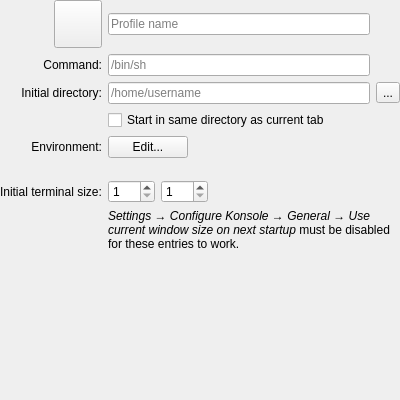
<?xml version="1.0" encoding="UTF-8"?>
<ui version="4.0">
 <class>EditProfileGeneralPage</class>
 <widget class="QWidget" name="EditProfileGeneralPage">
  <property name="geometry">
   <rect>
    <x>0</x>
    <y>0</y>
    <width>400</width>
    <height>400</height>
   </rect>
  </property>
  <layout class="QVBoxLayout" name="verticalLayout">
   <property name="spacing">
    <number>0</number>
   </property>
   <property name="leftMargin">
    <number>0</number>
   </property>
   <property name="topMargin">
    <number>0</number>
   </property>
   <property name="rightMargin">
    <number>0</number>
   </property>
   <property name="bottomMargin">
    <number>0</number>
   </property>
   <item>
    <layout class="QGridLayout">
     <property name="spacing">
      <number>6</number>
     </property>
     <item row="0" column="0" alignment="Qt::AlignRight">
      <widget class="QPushButton" name="iconSelectButton">
       <property name="sizePolicy">
        <sizepolicy hsizetype="Fixed" vsizetype="Fixed">
         <horstretch>0</horstretch>
         <verstretch>0</verstretch>
        </sizepolicy>
       </property>
       <property name="minimumSize">
        <size>
         <width>48</width>
         <height>48</height>
        </size>
       </property>
       <property name="baseSize">
        <size>
         <width>0</width>
         <height>0</height>
        </size>
       </property>
       <property name="toolTip">
        <string>Select the icon displayed on tabs using this profile</string>
       </property>
       <property name="text">
        <string />
       </property>
       <property name="iconSize">
        <size>
         <width>32</width>
         <height>32</height>
        </size>
       </property>
      </widget>
     </item>
     <item row="0" column="1">
      <widget class="QLineEdit" name="profileNameEdit">
       <property name="toolTip">
        <string>A descriptive name for the profile</string>
       </property>
       <property name="placeholderText">
        <string comment="@label:textbox">Profile name</string>
       </property>
      </widget>
     </item>
     <item row="1" column="0" alignment="Qt::AlignRight">
      <widget class="QLabel" name="label_3">
       <property name="sizePolicy">
        <sizepolicy hsizetype="Fixed" vsizetype="Preferred">
         <horstretch>0</horstretch>
         <verstretch>0</verstretch>
        </sizepolicy>
       </property>
       <property name="text">
        <string>Command:</string>
       </property>
       <property name="alignment">
        <set>Qt::AlignRight|Qt::AlignTrailing|Qt::AlignVCenter</set>
       </property>
       <property name="buddy">
        <cstring>commandEdit</cstring>
       </property>
      </widget>
     </item>
     <item row="1" column="1">
      <widget class="QLineEdit" name="commandEdit">
       <property name="toolTip">
        <string>The command to execute when new terminal sessions are created using this profile</string>
       </property>
       <property name="layoutDirection">
        <enum>Qt::LeftToRight</enum>
       </property>
       <property name="placeholderText">
        <string>/bin/sh</string>
       </property>
      </widget>
     </item>
     <item row="2" column="0" alignment="Qt::AlignRight">
      <widget class="QLabel" name="label_9">
       <property name="sizePolicy">
        <sizepolicy hsizetype="Fixed" vsizetype="Preferred">
         <horstretch>0</horstretch>
         <verstretch>0</verstretch>
        </sizepolicy>
       </property>
       <property name="text">
        <string>Initial directory:</string>
       </property>
       <property name="alignment">
        <set>Qt::AlignRight|Qt::AlignTrailing|Qt::AlignVCenter</set>
       </property>
       <property name="buddy">
        <cstring>initialDirEdit</cstring>
       </property>
      </widget>
     </item>
     <item row="2" column="1">
      <widget class="QLineEdit" name="initialDirEdit">
       <property name="toolTip">
        <string>The initial working directory for new terminal sessions using this profile</string>
       </property>
       <property name="layoutDirection">
        <enum>Qt::LeftToRight</enum>
       </property>
       <property name="placeholderText">
        <string>/home/username</string>
       </property>
      </widget>
     </item>
     <item row="2" column="2">
      <widget class="QToolButton" name="dirSelectButton">
       <property name="toolTip">
        <string>Choose the initial directory</string>
       </property>
       <property name="text">
        <string>...</string>
       </property>
      </widget>
     </item>
     <item row="3" column="1" colspan="2">
      <widget class="QCheckBox" name="startInSameDirButton">
       <property name="text">
        <string>Start in same directory as current tab</string>
       </property>
      </widget>
     </item>
     <item row="4" column="0" alignment="Qt::AlignRight">
      <widget class="QLabel" name="label_4">
       <property name="sizePolicy">
        <sizepolicy hsizetype="Fixed" vsizetype="Preferred">
         <horstretch>0</horstretch>
         <verstretch>0</verstretch>
        </sizepolicy>
       </property>
       <property name="text">
        <string>Environment:</string>
       </property>
       <property name="alignment">
        <set>Qt::AlignRight|Qt::AlignTrailing|Qt::AlignVCenter</set>
       </property>
       <property name="buddy">
        <cstring>environmentEditButton</cstring>
       </property>
      </widget>
     </item>
     <item row="4" column="1" colspan="2">
      <layout class="QHBoxLayout">
       <property name="spacing">
        <number>0</number>
       </property>
       <item>
        <widget class="QPushButton" name="environmentEditButton">
         <property name="toolTip">
          <string>Edit the list of environment variables and associated values</string>
         </property>
         <property name="text">
          <string>Edit...</string>
         </property>
        </widget>
       </item>
       <item>
        <spacer>
         <property name="orientation">
          <enum>Qt::Horizontal</enum>
         </property>
         <property name="sizeHint" stdset="0">
          <size>
           <width>40</width>
           <height>20</height>
          </size>
         </property>
        </spacer>
       </item>
      </layout>
     </item>
     <item row="5" column="1">
      <spacer>
       <property name="orientation">
        <enum>Qt::Vertical</enum>
       </property>
       <property name="sizeType">
        <enum>QSizePolicy::Fixed</enum>
       </property>
       <property name="sizeHint" stdset="0">
        <size>
         <width>20</width>
         <height>16</height>
        </size>
       </property>
      </spacer>
     </item>
     <item row="6" column="0" alignment="Qt::AlignRight">
      <widget class="QLabel" name="label_5">
       <property name="sizePolicy">
        <sizepolicy hsizetype="Fixed" vsizetype="Preferred">
         <horstretch>0</horstretch>
         <verstretch>0</verstretch>
        </sizepolicy>
       </property>
       <property name="text">
        <string>Initial terminal size:</string>
       </property>
       <property name="buddy">
        <cstring>terminalColumnsEntry</cstring>
       </property>
      </widget>
     </item>
     <item row="6" column="1" colspan="2">
      <layout class="QHBoxLayout">
       <property name="spacing">
        <number>0</number>
       </property>
       <item>
        <layout class="QHBoxLayout">
         <property name="spacing">
          <number>6</number>
         </property>
         <item>
          <widget class="KPluralHandlingSpinBox" name="terminalColumnsEntry">
           <property name="sizePolicy">
            <sizepolicy hsizetype="Fixed" vsizetype="Fixed">
             <horstretch>0</horstretch>
             <verstretch>0</verstretch>
            </sizepolicy>
           </property>
           <property name="minimum">
            <number>1</number>
           </property>
           <property name="maximum">
            <number>999</number>
           </property>
          </widget>
         </item>
         <item>
          <widget class="KPluralHandlingSpinBox" name="terminalRowsEntry">
           <property name="sizePolicy">
            <sizepolicy hsizetype="Fixed" vsizetype="Fixed">
             <horstretch>0</horstretch>
             <verstretch>0</verstretch>
            </sizepolicy>
           </property>
           <property name="minimum">
            <number>1</number>
           </property>
           <property name="maximum">
            <number>999</number>
           </property>
          </widget>
         </item>
        </layout>
       </item>
       <item>
        <spacer>
         <property name="orientation">
          <enum>Qt::Horizontal</enum>
         </property>
         <property name="sizeHint" stdset="0">
          <size>
           <width>40</width>
           <height>20</height>
          </size>
         </property>
        </spacer>
       </item>
      </layout>
     </item>
     <item row="7" column="1" colspan="2">
      <widget class="QLabel" name="useCurrentWindowSizeNote">
       <property name="sizePolicy">
        <sizepolicy hsizetype="Expanding" vsizetype="Preferred">
         <horstretch>0</horstretch>
         <verstretch>0</verstretch>
        </sizepolicy>
       </property>
       <property name="text">
        <string comment="@info">&lt;html&gt;&lt;head/&gt;&lt;body&gt;&lt;p&gt;&lt;span style=" font-style:italic;"&gt;Settings → Configure Konsole → General → Use current window size on next startup&lt;/span&gt; must be disabled for these entries to work.&lt;/p&gt;&lt;/body&gt;&lt;/html&gt;</string>
       </property>
       <property name="textFormat">
        <enum>Qt::RichText</enum>
       </property>
       <property name="wordWrap">
        <bool>true</bool>
       </property>
      </widget>
     </item>
    </layout>
   </item>
   <item>
    <spacer>
     <property name="orientation">
      <enum>Qt::Vertical</enum>
     </property>
     <property name="sizeType">
      <enum>QSizePolicy::Expanding</enum>
     </property>
     <property name="sizeHint" stdset="0">
      <size>
       <width>20</width>
       <height>0</height>
      </size>
     </property>
    </spacer>
   </item>
  </layout>
 </widget>
 <customwidgets>
  <customwidget>
   <class>KPluralHandlingSpinBox</class>
   <extends>QSpinBox</extends>
   <header>KPluralHandlingSpinBox</header>
  </customwidget>
 </customwidgets>
 <tabstops>
  <tabstop>environmentEditButton</tabstop>
  <tabstop>terminalColumnsEntry</tabstop>
  <tabstop>terminalRowsEntry</tabstop>
 </tabstops>
 <resources />
 <connections />
</ui>
